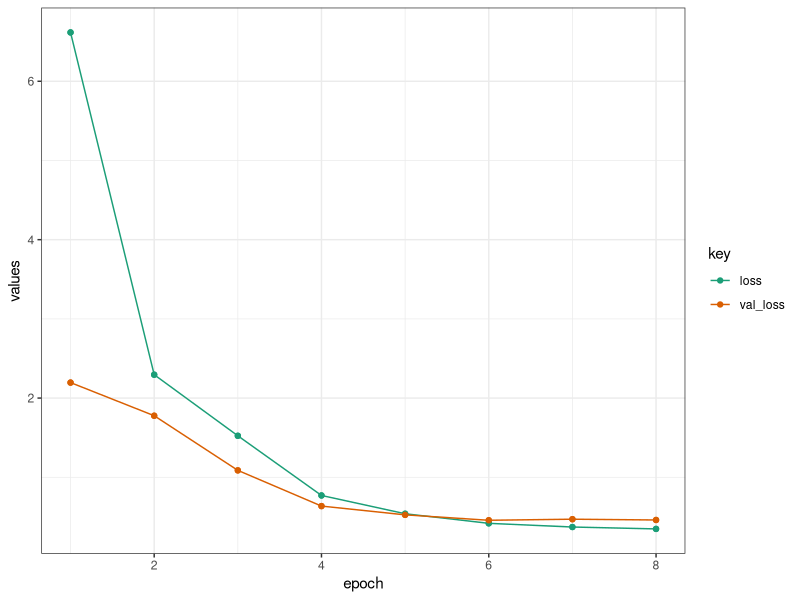
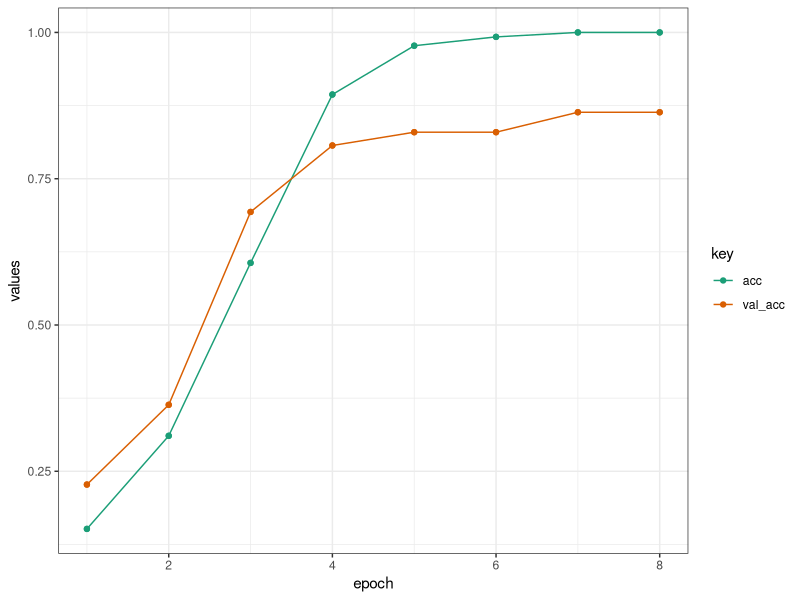
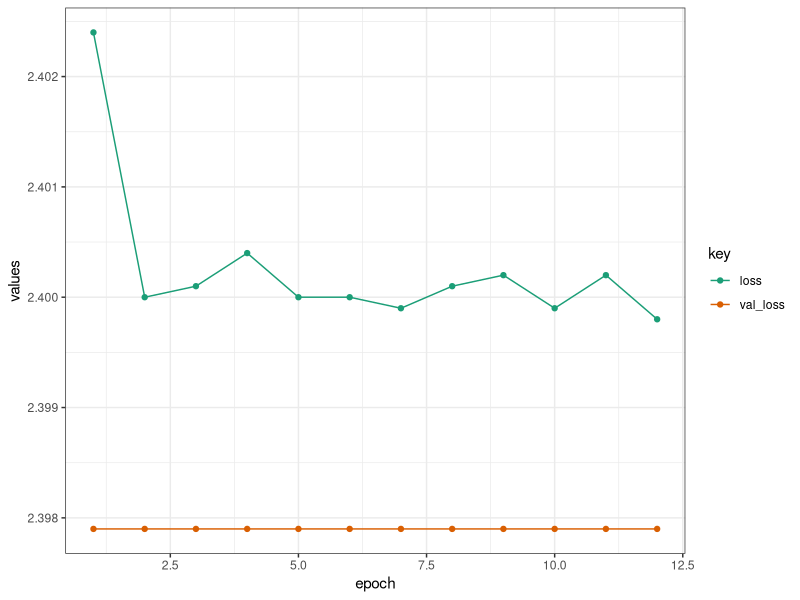
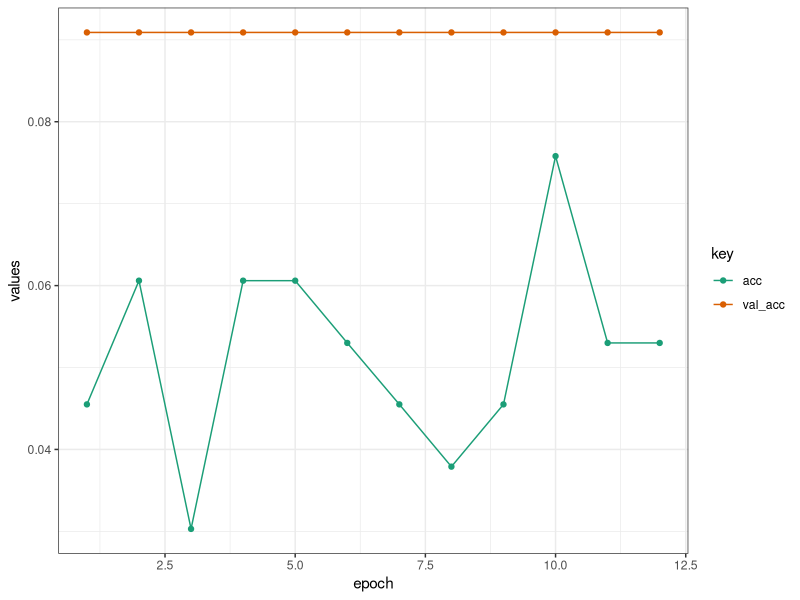
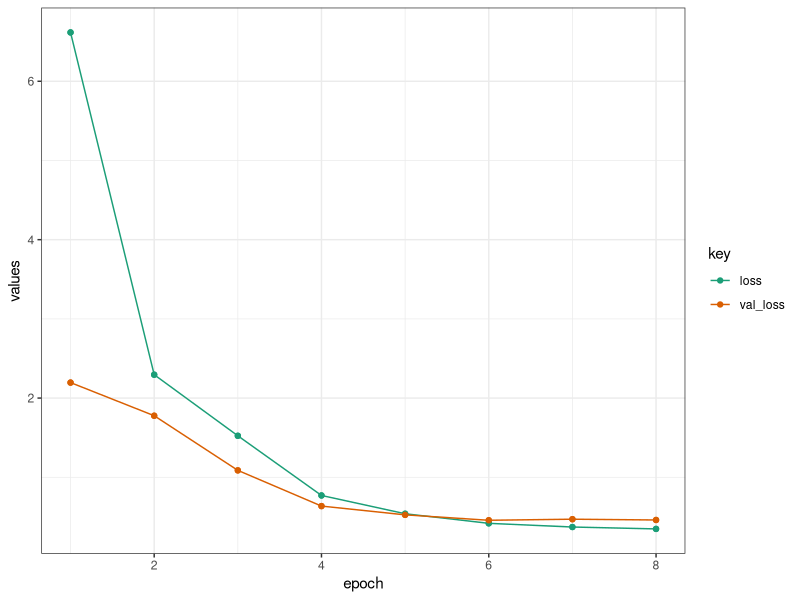
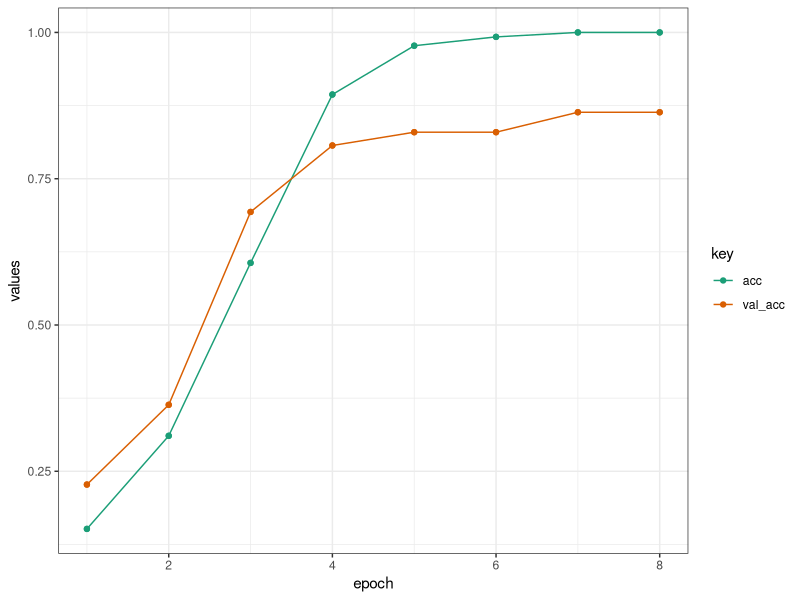
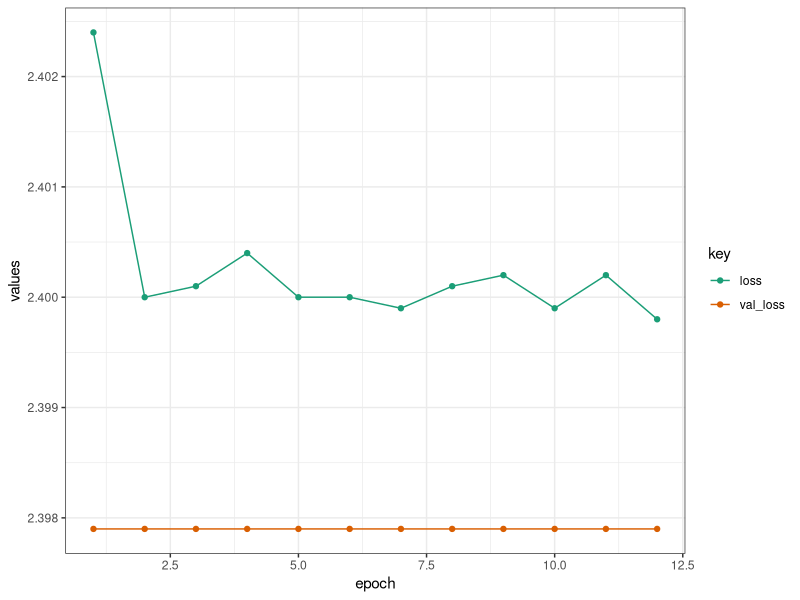
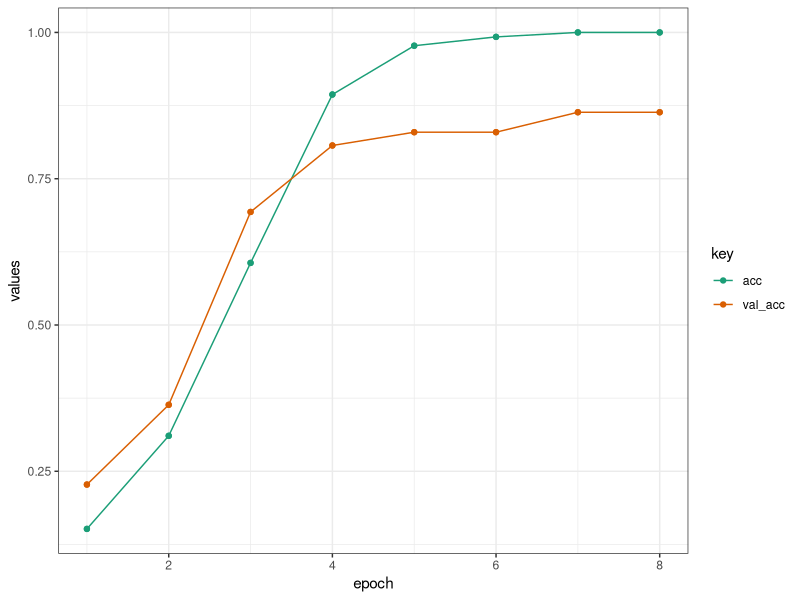

The R source for these figures, in order:
# Plot results of neural networks
library(ggplot2)

cnn_2d_results <- data.frame(
  epoch = rep(1:8, 8),
  values = c(6.6163, 2.2952, 1.5238, 0.7705, 0.5397,
            0.4187, 0.3722, 0.3483,
            0.1515, 0.3106, 0.6061, 0.8939, 0.9773,
            0.9924, 1.0000, 1.0000,
            2.1955, 1.7771, 1.0873, 0.6364, 0.5256,
            0.4574, 0.4709, 0.4610,
            0.2273, 0.3636, 0.6932, 0.8068, 0.8295,
            0.8295, 0.8636, 0.8636),
  key = as.factor(rep(c("loss", "acc", "val_loss", 
                        "val_acc"), each = 8))
                          )

# 2D CNN loss plot
plot_df <- subset(cnn_2d_results, key == "loss" | key == "val_loss")
cnn_2d_plot_loss <-  ggplot(data = plot_df, aes(x = epoch, y = values, 
                                                  group = key, colour = key))
cnn_2d_plot_loss <-  cnn_2d_plot_loss + geom_line() + geom_point() + theme_bw() + 
                scale_color_brewer(palette = "Dark2" )
print(cnn_2d_plot_loss)
pdf("cnn_2d_plot_loss.pdf")
print(cnn_2d_plot_loss)
dev.off()

# 2D CNN acc plot
plot_df <- subset(cnn_2d_results, key == "acc" | key == "val_acc")
cnn_2d_plot_acc <-  ggplot(data = plot_df, aes(x = epoch, y = values, 
                                            group = key, colour = key))
cnn_2d_plot_acc <-  cnn_2d_plot_acc + geom_line() + geom_point() + theme_bw() + 
  scale_color_brewer(palette = "Dark2" )
print(cnn_2d_plot_acc)
pdf("cnn_2d_plot_acc.pdf")
print(cnn_2d_plot_acc)
dev.off()


cnn_1d_results <- data.frame(
  epoch = rep(1:12, 4),
  values = c( 2.4024, 2.4000, 2.4001, 2.4004,
             2.4000, 2.4000, 2.3999, 2.4001,
             2.4002, 2.3999, 2.4002, 2.3998,
             0.0455, 0.0606, 0.0303, 0.0606,
             0.0606, 0.0530, 0.0455, 0.0379,
             0.0455, 0.0758, 0.0530, 0.0530,
             2.3979, 2.3979, 2.3979, 2.3979,
             2.3979, 2.3979, 2.3979, 2.3979,
             2.3979, 2.3979, 2.3979, 2.3979,
             0.0909, 0.0909, 0.0909, 0.0909,
             0.0909, 0.0909, 0.0909, 0.0909,
             0.0909, 0.0909, 0.0909, 0.0909),
   key = as.factor(rep(c("loss", "acc", "val_loss", 
                         "val_acc"), each = 12))
                              )

# 1D CNN loss plot
plot_df <- subset(cnn_1d_results, key == "loss" | key == "val_loss")
cnn_1d_plot_loss <-  ggplot(data = plot_df, aes(x = epoch, y = values, 
                                                group = key, colour = key))
cnn_1d_plot_loss <-  cnn_1d_plot_loss + geom_line() + geom_point() + theme_bw() + 
  scale_color_brewer(palette = "Dark2" )
print(cnn_1d_plot_loss)
pdf("cnn_1d_plot_loss.pdf")
print(cnn_1d_plot_loss)
dev.off()

# 1D CNN acc plot
plot_df <- subset(cnn_1d_results, key == "acc" | key == "val_acc")
cnn_1d_plot_acc <-  ggplot(data = plot_df, aes(x = epoch, y = values, 
                                                group = key, colour = key))
cnn_1d_plot_acc <-  cnn_1d_plot_acc + geom_line() + geom_point() + theme_bw() + 
  scale_color_brewer(palette = "Dark2" )
print(cnn_1d_plot_acc)
pdf("cnn_1d_plot_acc.pdf")
print(cnn_2d_plot_acc)
dev.off()